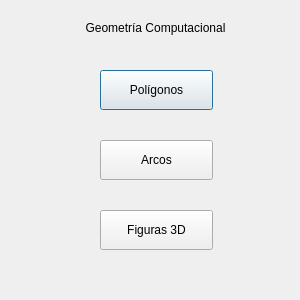
<?xml version="1.0" encoding="UTF-8"?>
<ui version="4.0">
 <class>Dialog</class>
 <widget class="QDialog" name="Dialog">
  <property name="geometry">
   <rect>
    <x>0</x>
    <y>0</y>
    <width>300</width>
    <height>300</height>
   </rect>
  </property>
  <property name="windowTitle">
   <string>Menu</string>
  </property>
  <widget class="QLabel" name="label">
   <property name="geometry">
    <rect>
     <x>50</x>
     <y>20</y>
     <width>211</width>
     <height>16</height>
    </rect>
   </property>
   <property name="text">
    <string>Geometría Computacional</string>
   </property>
   <property name="alignment">
    <set>Qt::AlignCenter</set>
   </property>
  </widget>
  <widget class="QPushButton" name="pushButton">
   <property name="geometry">
    <rect>
     <x>100</x>
     <y>70</y>
     <width>113</width>
     <height>40</height>
    </rect>
   </property>
   <property name="text">
    <string>Polígonos</string>
   </property>
  </widget>
  <widget class="QPushButton" name="pushButton_2">
   <property name="geometry">
    <rect>
     <x>100</x>
     <y>140</y>
     <width>113</width>
     <height>40</height>
    </rect>
   </property>
   <property name="text">
    <string>Arcos</string>
   </property>
  </widget>
  <widget class="QPushButton" name="pushButton_3">
   <property name="geometry">
    <rect>
     <x>100</x>
     <y>210</y>
     <width>113</width>
     <height>40</height>
    </rect>
   </property>
   <property name="text">
    <string>Figuras 3D</string>
   </property>
  </widget>
 </widget>
 <layoutdefault spacing="6" margin="11"/>
 <resources/>
 <connections/>
</ui>
